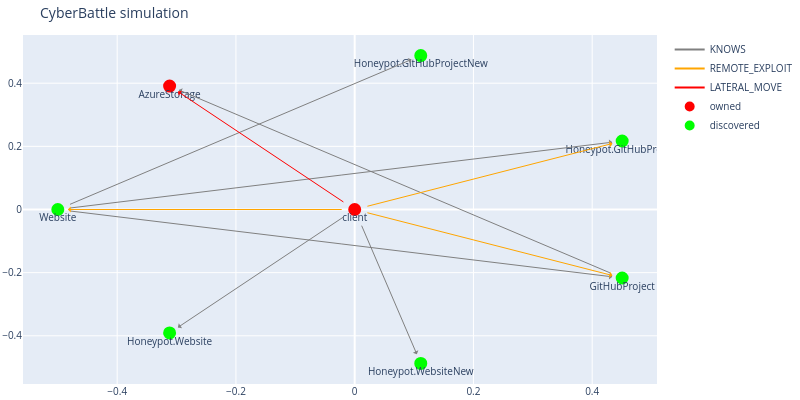

Write notebook code for a chart like this one.
### Code cell
# 4
blobwithflag = c2.connect_and_infect("client", "AzureStorage", "HTTPS", "SASTOKEN1")
dbg.plot_discovered_network()
blobwithflag

### Figure 1 — Plotly figure (JSON) as saved in the notebook; plotly's stock layout.template omitted (floating-point values rounded to 4 significant figures)
{"data": [{"line": {"color": "gray"}, "mode": "lines", "name": "KNOWS", "type": "scatter", "x": [0], "y": [0]}, {"line": {"color": "orange"}, "mode": "lines", "name": "REMOTE_EXPLOIT", "type": "scatter", "x": [0], "y": [0]}, {"line": {"color": "red"}, "mode": "lines", "name": "LATERAL_MOVE", "type": "scatter", "x": [0], "y": [0]}, {"hoverinfo": "text", "marker": {"color": "#D32F2E", "line": {"color": "rgb(255,0,0)", "width": 8}, "size": 5, "symbol": "circle-dot"}, "mode": "markers+text", "name": "owned", "text": ["client", "AzureStorage"], "textposition": "bottom center", "type": "scatter", "x": [0, -0.3117], "y": [0, 0.3909]}, {"hoverinfo": "text", "marker": {"color": "#0e9d00", "line": {"color": "rgb(0,255,0)", "width": 8}, "size": 5, "symbol": "circle-dot"}, "mode": "markers+text", "name": "discovered", "text": ["Website", "Honeypot.Website", "Honeypot.WebsiteNew", "GitHubProject", "Honeypot.GitHubProject", "Honeypot.GitHubProjectNew"], "textposition": "bottom center", "type": "scatter", "x": [-0.5, -0.3117, 0.1113, 0.4505, 0.4505, 0.1113], "y": [-4.371e-08, -0.3909, -0.4875, -0.2169, 0.2169, 0.4875]}], "layout": {"annotations": [{"align": "center", "arrowcolor": "gray", "arrowhead": 1, "arrowsize": 1, "arrowwidth": 1, "ax": -0.5, "axref": "x", "ay": -4.371e-08, "ayref": "y", "hovertext": "KNOWS", "opacity": 1, "showarrow": true, "standoff": 10, "startstandoff": 10, "x": 0.4505, "xref": "x", "y": -0.2169, "yref": "y"}, {"align": "center", "arrowcolor": "gray", "arrowhead": 1, "arrowsize": 1, "arrowwidth": 1, "ax": -0.5, "axref": "x", "ay": -4.371e-08, "ayref": "y", "hovertext": "KNOWS", "opacity": 1, "showarrow": true, "standoff": 10, "startstandoff": 10, "x": 0.4505, "xref": "x", "y": 0.2169, "yref": "y"}, {"align": "center", "arrowcolor": "gray", "arrowhead": 1, "arrowsize": 1, "arrowwidth": 1, "ax": -0.5, "axref": "x", "ay": -4.371e-08, "ayref": "y", "hovertext": "KNOWS", "opacity": 1, "showarrow": true, "standoff": 10, "startstandoff": 10, "x": 0.1113, "xref": "x", "y": 0.4875, "yref": "y"}, {"align": "center", "arrowcolor": "gray", "arrowhead": 1, "arrowsize": 1, "arrowwidth": 1, "ax": 0.4505, "axref": "x", "ay": -0.2169, "ayref": "y", "hovertext": "KNOWS", "opacity": 1, "showarrow": true, "standoff": 10, "startstandoff": 10, "x": -0.3117, "xref": "x", "y": 0.3909, "yref": "y"}, {"align": "center", "arrowcolor": "orange", "arrowhead": 1, "arrowsize": 1, "arrowwidth": 1, "ax": 0, "axref": "x", "ay": 0, "ayref": "y", "hovertext": "REMOTE_EXPLOIT", "opacity": 1, "showarrow": true, "standoff": 10, "startstandoff": 10, "x": -0.5, "xref": "x", "y": -4.371e-08, "yref": "y"}, {"align": "center", "arrowcolor": "gray", "arrowhead": 1, "arrowsize": 1, "arrowwidth": 1, "ax": 0, "axref": "x", "ay": 0, "ayref": "y", "hovertext": "KNOWS", "opacity": 1, "showarrow": true, "standoff": 10, "startstandoff": 10, "x": -0.3117, "xref": "x", "y": -0.3909, "yref": "y"}, {"align": "center", "arrowcolor": "gray", "arrowhead": 1, "arrowsize": 1, "arrowwidth": 1, "ax": 0, "axref": "x", "ay": 0, "ayref": "y", "hovertext": "KNOWS", "opacity": 1, "showarrow": true, "standoff": 10, "startstandoff": 10, "x": 0.1113, "xref": "x", "y": -0.4875, "yref": "y"}, {"align": "center", "arrowcolor": "orange", "arrowhead": 1, "arrowsize": 1, "arrowwidth": 1, "ax": 0, "axref": "x", "ay": 0, "ayref": "y", "hovertext": "REMOTE_EXPLOIT", "opacity": 1, "showarrow": true, "standoff": 10, "startstandoff": 10, "x": 0.4505, "xref": "x", "y": 0.2169, "yref": "y"}, {"align": "center", "arrowcolor": "orange", "arrowhead": 1, "arrowsize": 1, "arrowwidth": 1, "ax": 0, "axref": "x", "ay": 0, "ayref": "y", "hovertext": "REMOTE_EXPLOIT", "opacity": 1, "showarrow": true, "standoff": 10, "startstandoff": 10, "x": 0.4505, "xref": "x", "y": -0.2169, "yref": "y"}, {"align": "center", "arrowcolor": "red", "arrowhead": 1, "arrowsize": 1, "arrowwidth": 1, "ax": 0, "axref": "x", "ay": 0, "ayref": "y", "hovertext": "LATERAL_MOVE", "opacity": 1, "showarrow": true, "standoff": 10, "startstandoff": 10, "x": -0.3117, "xref": "x", "y": 0.3909, "yref": "y"}], "autosize": false, "font": {"size": 10}, "height": 400, "hovermode": "closest", "margin": {"b": 15, "l": 2, "r": 2, "t": 35}, "showlegend": true, "title": {"text": "CyberBattle simulation"}, "width": 800}}
